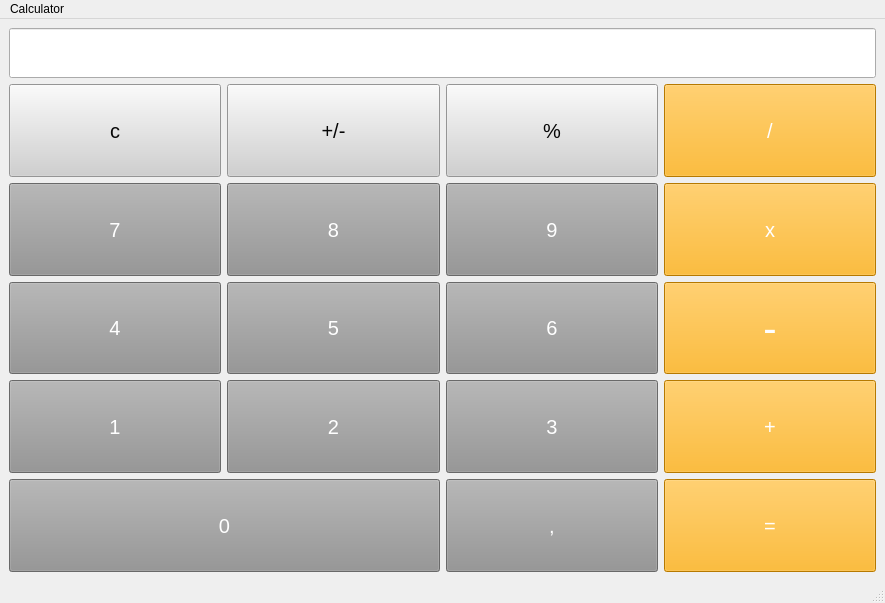
<?xml version="1.0" encoding="UTF-8"?>
<ui version="4.0">
 <class>MainWindow</class>
 <widget class="QMainWindow" name="MainWindow">
  <property name="geometry">
   <rect>
    <x>0</x>
    <y>0</y>
    <width>885</width>
    <height>603</height>
   </rect>
  </property>
  <property name="windowTitle">
   <string>MainWindow</string>
  </property>
  <property name="windowIcon">
   <iconset theme="accessories-calculator"/>
  </property>
  <widget class="QWidget" name="centralwidget">
   <layout class="QGridLayout" name="gridLayout_2">
    <item row="0" column="0">
     <layout class="QVBoxLayout" name="verticalLayout">
      <item>
       <widget class="QLineEdit" name="lineEdit">
        <property name="minimumSize">
         <size>
          <width>0</width>
          <height>50</height>
         </size>
        </property>
        <property name="font">
         <font>
          <pointsize>15</pointsize>
         </font>
        </property>
        <property name="text">
         <string/>
        </property>
        <property name="alignment">
         <set>Qt::AlignRight|Qt::AlignTrailing|Qt::AlignVCenter</set>
        </property>
       </widget>
      </item>
      <item>
       <layout class="QGridLayout" name="gridLayout">
        <item row="1" column="1">
         <widget class="QPushButton" name="pushButton_4">
          <property name="sizePolicy">
           <sizepolicy hsizetype="Minimum" vsizetype="Expanding">
            <horstretch>0</horstretch>
            <verstretch>0</verstretch>
           </sizepolicy>
          </property>
          <property name="font">
           <font>
            <pointsize>15</pointsize>
           </font>
          </property>
          <property name="styleSheet">
           <string notr="true">background-color:rgb(147, 147, 147);
color:rgb(255, 255, 255)</string>
          </property>
          <property name="text">
           <string>7</string>
          </property>
         </widget>
        </item>
        <item row="2" column="4">
         <widget class="QPushButton" name="pushButton_12">
          <property name="sizePolicy">
           <sizepolicy hsizetype="Minimum" vsizetype="Expanding">
            <horstretch>0</horstretch>
            <verstretch>0</verstretch>
           </sizepolicy>
          </property>
          <property name="font">
           <font>
            <pointsize>30</pointsize>
           </font>
          </property>
          <property name="styleSheet">
           <string notr="true">background-color:rgb(255, 170, 0);
color:rgb(255, 255, 255)</string>
          </property>
          <property name="text">
           <string>-</string>
          </property>
         </widget>
        </item>
        <item row="4" column="3">
         <widget class="QPushButton" name="pushButton_15">
          <property name="sizePolicy">
           <sizepolicy hsizetype="Minimum" vsizetype="Expanding">
            <horstretch>0</horstretch>
            <verstretch>0</verstretch>
           </sizepolicy>
          </property>
          <property name="font">
           <font>
            <pointsize>15</pointsize>
           </font>
          </property>
          <property name="styleSheet">
           <string notr="true">background-color:rgb(147, 147, 147);
color:rgb(255, 255, 255)
</string>
          </property>
          <property name="text">
           <string>,</string>
          </property>
         </widget>
        </item>
        <item row="2" column="2">
         <widget class="QPushButton" name="pushButton">
          <property name="sizePolicy">
           <sizepolicy hsizetype="Minimum" vsizetype="Expanding">
            <horstretch>0</horstretch>
            <verstretch>0</verstretch>
           </sizepolicy>
          </property>
          <property name="font">
           <font>
            <pointsize>15</pointsize>
           </font>
          </property>
          <property name="styleSheet">
           <string notr="true">background-color:rgb(147, 147, 147);
color:rgb(255, 255, 255)
</string>
          </property>
          <property name="text">
           <string>5</string>
          </property>
         </widget>
        </item>
        <item row="0" column="4">
         <widget class="QPushButton" name="pushButton_19">
          <property name="sizePolicy">
           <sizepolicy hsizetype="Minimum" vsizetype="Expanding">
            <horstretch>0</horstretch>
            <verstretch>0</verstretch>
           </sizepolicy>
          </property>
          <property name="font">
           <font>
            <pointsize>15</pointsize>
           </font>
          </property>
          <property name="styleSheet">
           <string notr="true">background-color:rgb(255, 170, 0);
color:rgb(255, 255, 255)</string>
          </property>
          <property name="text">
           <string>/</string>
          </property>
         </widget>
        </item>
        <item row="2" column="3">
         <widget class="QPushButton" name="pushButton_8">
          <property name="sizePolicy">
           <sizepolicy hsizetype="Minimum" vsizetype="Expanding">
            <horstretch>0</horstretch>
            <verstretch>0</verstretch>
           </sizepolicy>
          </property>
          <property name="font">
           <font>
            <pointsize>15</pointsize>
           </font>
          </property>
          <property name="styleSheet">
           <string notr="true">background-color:rgb(147, 147, 147);
color:rgb(255, 255, 255)</string>
          </property>
          <property name="text">
           <string>6</string>
          </property>
         </widget>
        </item>
        <item row="4" column="1" colspan="2">
         <widget class="QPushButton" name="pushButton_10">
          <property name="sizePolicy">
           <sizepolicy hsizetype="Minimum" vsizetype="Expanding">
            <horstretch>0</horstretch>
            <verstretch>0</verstretch>
           </sizepolicy>
          </property>
          <property name="font">
           <font>
            <pointsize>15</pointsize>
           </font>
          </property>
          <property name="styleSheet">
           <string notr="true">background-color:rgb(147, 147, 147);
color:rgb(255, 255, 255)</string>
          </property>
          <property name="text">
           <string>0</string>
          </property>
         </widget>
        </item>
        <item row="1" column="2">
         <widget class="QPushButton" name="pushButton_3">
          <property name="sizePolicy">
           <sizepolicy hsizetype="Minimum" vsizetype="Expanding">
            <horstretch>0</horstretch>
            <verstretch>0</verstretch>
           </sizepolicy>
          </property>
          <property name="font">
           <font>
            <pointsize>15</pointsize>
           </font>
          </property>
          <property name="styleSheet">
           <string notr="true">background-color:rgb(147, 147, 147);
color:rgb(255, 255, 255)
</string>
          </property>
          <property name="text">
           <string>8</string>
          </property>
         </widget>
        </item>
        <item row="3" column="2">
         <widget class="QPushButton" name="pushButton_6">
          <property name="sizePolicy">
           <sizepolicy hsizetype="Minimum" vsizetype="Expanding">
            <horstretch>0</horstretch>
            <verstretch>0</verstretch>
           </sizepolicy>
          </property>
          <property name="font">
           <font>
            <pointsize>15</pointsize>
           </font>
          </property>
          <property name="styleSheet">
           <string notr="true">background-color:rgb(147, 147, 147);
color:rgb(255, 255, 255)</string>
          </property>
          <property name="text">
           <string>2</string>
          </property>
         </widget>
        </item>
        <item row="3" column="3">
         <widget class="QPushButton" name="pushButton_9">
          <property name="sizePolicy">
           <sizepolicy hsizetype="Minimum" vsizetype="Expanding">
            <horstretch>0</horstretch>
            <verstretch>0</verstretch>
           </sizepolicy>
          </property>
          <property name="font">
           <font>
            <pointsize>15</pointsize>
           </font>
          </property>
          <property name="styleSheet">
           <string notr="true">background-color:rgb(147, 147, 147);
color:rgb(255, 255, 255)</string>
          </property>
          <property name="text">
           <string>3</string>
          </property>
         </widget>
        </item>
        <item row="2" column="1">
         <widget class="QPushButton" name="pushButton_5">
          <property name="sizePolicy">
           <sizepolicy hsizetype="Minimum" vsizetype="Expanding">
            <horstretch>0</horstretch>
            <verstretch>0</verstretch>
           </sizepolicy>
          </property>
          <property name="font">
           <font>
            <pointsize>15</pointsize>
           </font>
          </property>
          <property name="styleSheet">
           <string notr="true">background-color:rgb(147, 147, 147);
color:rgb(255, 255, 255)

</string>
          </property>
          <property name="text">
           <string>4</string>
          </property>
         </widget>
        </item>
        <item row="3" column="1">
         <widget class="QPushButton" name="pushButton_2">
          <property name="sizePolicy">
           <sizepolicy hsizetype="Minimum" vsizetype="Expanding">
            <horstretch>0</horstretch>
            <verstretch>0</verstretch>
           </sizepolicy>
          </property>
          <property name="font">
           <font>
            <pointsize>15</pointsize>
           </font>
          </property>
          <property name="styleSheet">
           <string notr="true">background-color:rgb(147, 147, 147);
color:rgb(255, 255, 255)</string>
          </property>
          <property name="text">
           <string>1</string>
          </property>
         </widget>
        </item>
        <item row="0" column="2">
         <widget class="QPushButton" name="pushButton_17">
          <property name="sizePolicy">
           <sizepolicy hsizetype="Minimum" vsizetype="Expanding">
            <horstretch>0</horstretch>
            <verstretch>0</verstretch>
           </sizepolicy>
          </property>
          <property name="font">
           <font>
            <pointsize>15</pointsize>
           </font>
          </property>
          <property name="styleSheet">
           <string notr="true">background-color:rgb(208, 208, 208);
color:rgb(6, 6, 6)</string>
          </property>
          <property name="text">
           <string>+/-</string>
          </property>
         </widget>
        </item>
        <item row="0" column="1">
         <widget class="QPushButton" name="pushButton_16">
          <property name="sizePolicy">
           <sizepolicy hsizetype="Minimum" vsizetype="Expanding">
            <horstretch>0</horstretch>
            <verstretch>0</verstretch>
           </sizepolicy>
          </property>
          <property name="font">
           <font>
            <pointsize>15</pointsize>
           </font>
          </property>
          <property name="styleSheet">
           <string notr="true">background-color:rgb(208, 208, 208);
color:rgb(8, 8, 8)</string>
          </property>
          <property name="text">
           <string>c</string>
          </property>
         </widget>
        </item>
        <item row="4" column="4">
         <widget class="QPushButton" name="pushButton_14">
          <property name="sizePolicy">
           <sizepolicy hsizetype="Minimum" vsizetype="Expanding">
            <horstretch>0</horstretch>
            <verstretch>0</verstretch>
           </sizepolicy>
          </property>
          <property name="font">
           <font>
            <pointsize>15</pointsize>
           </font>
          </property>
          <property name="styleSheet">
           <string notr="true">background-color:rgb(255, 170, 0);
color:rgb(255, 255, 255)
</string>
          </property>
          <property name="text">
           <string>=</string>
          </property>
         </widget>
        </item>
        <item row="3" column="4">
         <widget class="QPushButton" name="pushButton_13">
          <property name="sizePolicy">
           <sizepolicy hsizetype="Minimum" vsizetype="Expanding">
            <horstretch>0</horstretch>
            <verstretch>0</verstretch>
           </sizepolicy>
          </property>
          <property name="font">
           <font>
            <pointsize>15</pointsize>
           </font>
          </property>
          <property name="styleSheet">
           <string notr="true">background-color:rgb(255, 170, 0);
color:rgb(255, 255, 255)
</string>
          </property>
          <property name="text">
           <string>+</string>
          </property>
         </widget>
        </item>
        <item row="1" column="3">
         <widget class="QPushButton" name="pushButton_7">
          <property name="sizePolicy">
           <sizepolicy hsizetype="Minimum" vsizetype="Expanding">
            <horstretch>0</horstretch>
            <verstretch>0</verstretch>
           </sizepolicy>
          </property>
          <property name="font">
           <font>
            <pointsize>15</pointsize>
           </font>
          </property>
          <property name="styleSheet">
           <string notr="true">background-color:rgb(147, 147, 147);
color:rgb(255, 255, 255)</string>
          </property>
          <property name="text">
           <string>9</string>
          </property>
         </widget>
        </item>
        <item row="0" column="3">
         <widget class="QPushButton" name="pushButton_18">
          <property name="sizePolicy">
           <sizepolicy hsizetype="Minimum" vsizetype="Expanding">
            <horstretch>0</horstretch>
            <verstretch>0</verstretch>
           </sizepolicy>
          </property>
          <property name="font">
           <font>
            <pointsize>15</pointsize>
           </font>
          </property>
          <property name="styleSheet">
           <string notr="true">background-color:rgb(208, 208, 208);
color:rgb(6, 6, 6)
</string>
          </property>
          <property name="text">
           <string>%</string>
          </property>
         </widget>
        </item>
        <item row="1" column="4">
         <widget class="QPushButton" name="pushButton_11">
          <property name="sizePolicy">
           <sizepolicy hsizetype="Minimum" vsizetype="Expanding">
            <horstretch>0</horstretch>
            <verstretch>0</verstretch>
           </sizepolicy>
          </property>
          <property name="font">
           <font>
            <pointsize>15</pointsize>
           </font>
          </property>
          <property name="styleSheet">
           <string notr="true">background-color:rgb(255, 170, 0);
color:rgb(255, 255, 255)</string>
          </property>
          <property name="text">
           <string>x</string>
          </property>
         </widget>
        </item>
       </layout>
      </item>
     </layout>
    </item>
   </layout>
  </widget>
  <widget class="QMenuBar" name="menubar">
   <property name="geometry">
    <rect>
     <x>0</x>
     <y>0</y>
     <width>885</width>
     <height>26</height>
    </rect>
   </property>
   <widget class="QMenu" name="menuCalculator">
    <property name="title">
     <string>Calculator</string>
    </property>
   </widget>
   <addaction name="menuCalculator"/>
  </widget>
  <widget class="QStatusBar" name="statusbar"/>
 </widget>
 <resources/>
 <connections>
  <connection>
   <sender>pushButton_16</sender>
   <signal>clicked()</signal>
   <receiver>MainWindow</receiver>
   <slot>addC()</slot>
   <hints>
    <hint type="sourcelabel">
     <x>86</x>
     <y>140</y>
    </hint>
    <hint type="destinationlabel">
     <x>8</x>
     <y>118</y>
    </hint>
   </hints>
  </connection>
  <connection>
   <sender>pushButton_4</sender>
   <signal>clicked()</signal>
   <receiver>MainWindow</receiver>
   <slot>add7()</slot>
   <hints>
    <hint type="sourcelabel">
     <x>141</x>
     <y>209</y>
    </hint>
    <hint type="destinationlabel">
     <x>4</x>
     <y>243</y>
    </hint>
   </hints>
  </connection>
  <connection>
   <sender>pushButton_5</sender>
   <signal>clicked()</signal>
   <receiver>MainWindow</receiver>
   <slot>add4()</slot>
   <hints>
    <hint type="sourcelabel">
     <x>116</x>
     <y>288</y>
    </hint>
    <hint type="destinationlabel">
     <x>6</x>
     <y>342</y>
    </hint>
   </hints>
  </connection>
  <connection>
   <sender>pushButton_2</sender>
   <signal>clicked()</signal>
   <receiver>MainWindow</receiver>
   <slot>add1()</slot>
   <hints>
    <hint type="sourcelabel">
     <x>166</x>
     <y>381</y>
    </hint>
    <hint type="destinationlabel">
     <x>2</x>
     <y>425</y>
    </hint>
   </hints>
  </connection>
  <connection>
   <sender>pushButton_17</sender>
   <signal>clicked()</signal>
   <receiver>MainWindow</receiver>
   <slot>addsign()</slot>
   <hints>
    <hint type="sourcelabel">
     <x>355</x>
     <y>151</y>
    </hint>
    <hint type="destinationlabel">
     <x>328</x>
     <y>93</y>
    </hint>
   </hints>
  </connection>
  <connection>
   <sender>pushButton_18</sender>
   <signal>clicked()</signal>
   <receiver>MainWindow</receiver>
   <slot>addperc()</slot>
   <hints>
    <hint type="sourcelabel">
     <x>480</x>
     <y>151</y>
    </hint>
    <hint type="destinationlabel">
     <x>495</x>
     <y>95</y>
    </hint>
   </hints>
  </connection>
  <connection>
   <sender>pushButton_12</sender>
   <signal>clicked()</signal>
   <receiver>MainWindow</receiver>
   <slot>addmin()</slot>
   <hints>
    <hint type="sourcelabel">
     <x>715</x>
     <y>288</y>
    </hint>
    <hint type="destinationlabel">
     <x>846</x>
     <y>372</y>
    </hint>
   </hints>
  </connection>
  <connection>
   <sender>pushButton_13</sender>
   <signal>clicked()</signal>
   <receiver>MainWindow</receiver>
   <slot>addplus()</slot>
   <hints>
    <hint type="sourcelabel">
     <x>705</x>
     <y>381</y>
    </hint>
    <hint type="destinationlabel">
     <x>846</x>
     <y>425</y>
    </hint>
   </hints>
  </connection>
  <connection>
   <sender>pushButton_10</sender>
   <signal>clicked()</signal>
   <receiver>MainWindow</receiver>
   <slot>add0()</slot>
   <hints>
    <hint type="sourcelabel">
     <x>380</x>
     <y>475</y>
    </hint>
    <hint type="destinationlabel">
     <x>452</x>
     <y>425</y>
    </hint>
   </hints>
  </connection>
  <connection>
   <sender>pushButton_6</sender>
   <signal>clicked()</signal>
   <receiver>MainWindow</receiver>
   <slot>add2()</slot>
   <hints>
    <hint type="sourcelabel">
     <x>402</x>
     <y>381</y>
    </hint>
    <hint type="destinationlabel">
     <x>453</x>
     <y>425</y>
    </hint>
   </hints>
  </connection>
  <connection>
   <sender>pushButton</sender>
   <signal>clicked()</signal>
   <receiver>MainWindow</receiver>
   <slot>add5()</slot>
   <hints>
    <hint type="sourcelabel">
     <x>374</x>
     <y>288</y>
    </hint>
    <hint type="destinationlabel">
     <x>450</x>
     <y>389</y>
    </hint>
   </hints>
  </connection>
  <connection>
   <sender>pushButton_3</sender>
   <signal>clicked()</signal>
   <receiver>MainWindow</receiver>
   <slot>add8()</slot>
   <hints>
    <hint type="sourcelabel">
     <x>368</x>
     <y>209</y>
    </hint>
    <hint type="destinationlabel">
     <x>453</x>
     <y>260</y>
    </hint>
   </hints>
  </connection>
  <connection>
   <sender>pushButton_7</sender>
   <signal>clicked()</signal>
   <receiver>MainWindow</receiver>
   <slot>add9()</slot>
   <hints>
    <hint type="sourcelabel">
     <x>539</x>
     <y>209</y>
    </hint>
    <hint type="destinationlabel">
     <x>674</x>
     <y>251</y>
    </hint>
   </hints>
  </connection>
  <connection>
   <sender>pushButton_8</sender>
   <signal>clicked()</signal>
   <receiver>MainWindow</receiver>
   <slot>add6()</slot>
   <hints>
    <hint type="sourcelabel">
     <x>563</x>
     <y>288</y>
    </hint>
    <hint type="destinationlabel">
     <x>672</x>
     <y>356</y>
    </hint>
   </hints>
  </connection>
  <connection>
   <sender>pushButton_9</sender>
   <signal>clicked()</signal>
   <receiver>MainWindow</receiver>
   <slot>add3()</slot>
   <hints>
    <hint type="sourcelabel">
     <x>597</x>
     <y>381</y>
    </hint>
    <hint type="destinationlabel">
     <x>674</x>
     <y>425</y>
    </hint>
   </hints>
  </connection>
  <connection>
   <sender>pushButton_19</sender>
   <signal>clicked()</signal>
   <receiver>MainWindow</receiver>
   <slot>addshare()</slot>
   <hints>
    <hint type="sourcelabel">
     <x>835</x>
     <y>140</y>
    </hint>
    <hint type="destinationlabel">
     <x>767</x>
     <y>95</y>
    </hint>
   </hints>
  </connection>
  <connection>
   <sender>pushButton_11</sender>
   <signal>clicked()</signal>
   <receiver>MainWindow</receiver>
   <slot>addmultiply()</slot>
   <hints>
    <hint type="sourcelabel">
     <x>741</x>
     <y>209</y>
    </hint>
    <hint type="destinationlabel">
     <x>763</x>
     <y>235</y>
    </hint>
   </hints>
  </connection>
  <connection>
   <sender>pushButton_15</sender>
   <signal>clicked()</signal>
   <receiver>MainWindow</receiver>
   <slot>addcomma()</slot>
   <hints>
    <hint type="sourcelabel">
     <x>618</x>
     <y>475</y>
    </hint>
    <hint type="destinationlabel">
     <x>766</x>
     <y>425</y>
    </hint>
   </hints>
  </connection>
  <connection>
   <sender>pushButton_14</sender>
   <signal>clicked()</signal>
   <receiver>MainWindow</receiver>
   <slot>addequally()</slot>
   <hints>
    <hint type="sourcelabel">
     <x>788</x>
     <y>475</y>
    </hint>
    <hint type="destinationlabel">
     <x>846</x>
     <y>425</y>
    </hint>
   </hints>
  </connection>
 </connections>
 <slots>
  <slot>addplus()</slot>
  <slot>addmin()</slot>
  <slot>addperc()</slot>
  <slot>addC()</slot>
  <slot>addshare()</slot>
  <slot>addsign()</slot>
  <slot>add1()</slot>
  <slot>add2()</slot>
  <slot>add3()</slot>
  <slot>add4()</slot>
  <slot>add5()</slot>
  <slot>add6()</slot>
  <slot>add7()</slot>
  <slot>add8()</slot>
  <slot>add9()</slot>
  <slot>add0()</slot>
  <slot>addmultiply()</slot>
  <slot>addequally()</slot>
  <slot>addcomma()</slot>
 </slots>
</ui>
